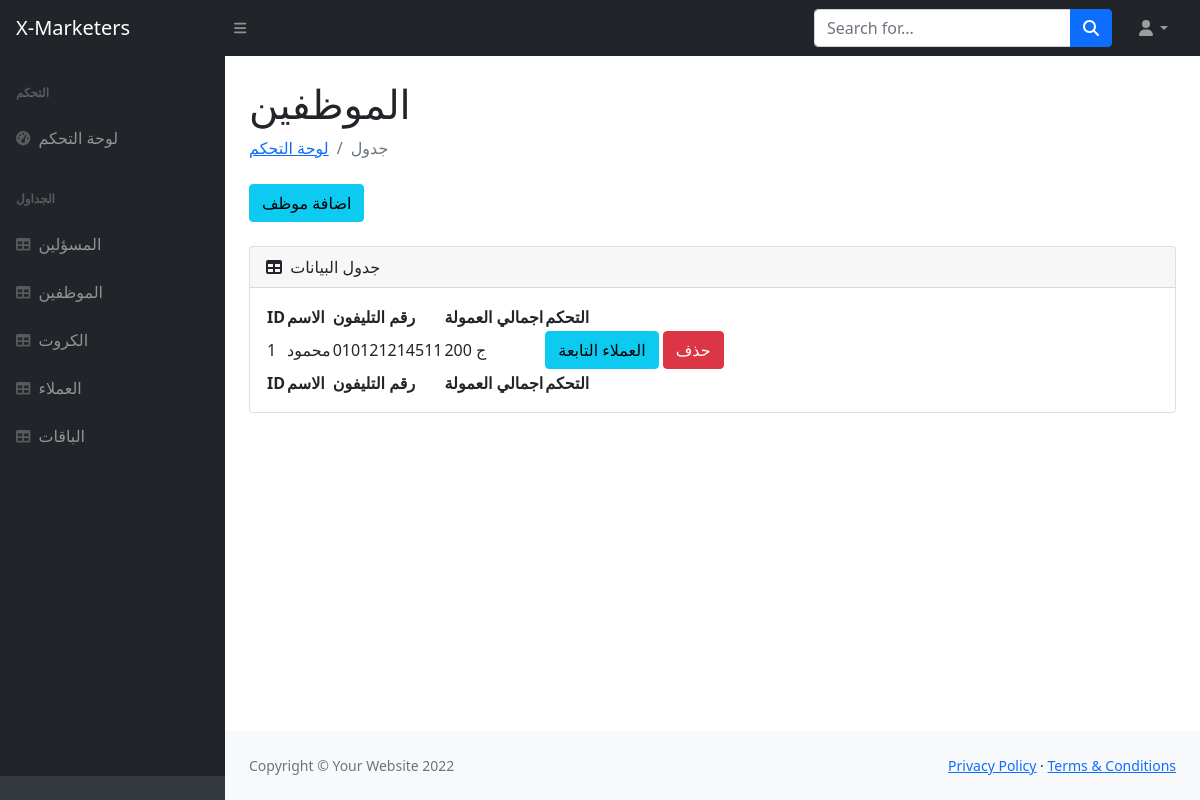
Screenshot of /admin/employee_table.php (signed in) with the database file from the repository.
### tables this page shows
CREATE TABLE `employee` (
  `id` int(11) NOT NULL,
  `username` varchar(255) NOT NULL,
  `password` varchar(100) NOT NULL,
  `phone` varchar(100) NOT NULL,
  `Total` int(11) NOT NULL,
  `priv` int(11) NOT NULL
);

### admin/design/employee/employee_table.php (the view, shortened to what this page needs)
<a type="button" class="btn btn-info" href="?action=add" >اضافة موظف</a>
<br />
<br />
<div class="card mb-4">
                            <div class="card-header">
                                <i class="fas fa-table me-1"></i>
                                جدول البيانات
                            </div>
                            <div class="card-body">
                                <table id="datatablesSimple">
                                    <thead>
                                        <tr>
                                            <th>ID</th>
                                            <th>الاسم</th>
                                            <th>رقم التليفون</th>
                                            <th>اجمالي العمولة</th>
                                            <th>التحكم</th>
                                        </tr>
                                    </thead>
                                    <tfoot>
                                        <tr>
                                            <th>ID</th>
                                            <th>الاسم</th>
                                            <th>رقم التليفون</th>
                                            <th>اجمالي العمولة</th>
                                            <th>التحكم</th>
                                        </tr>
                                    </tfoot>
                                    <tbody>
<?php
require_once "functions/conntact.php";
$select_employee    =   "SELECT * FROM employee";
$id    =    0;
$query  =   $conn -> query($select_employee);
foreach ($query as $employee) {
?>
                                        <tr>
                                            <td><?php echo ++$id?></td>
                                            <td><?php echo $employee["username"]?></td>
                                            <td><?php echo $employee["phone"]?></td>
                                            <td>
                                                <?php
                                                include "functions/employee/update_comm.php";
                                                ?>
                                                ج
                                            </td>
                                            <td>
                                                <a type="button" class="btn btn-info" href="?action=show&id=<?php echo $employee['id']?>" > العملاء التابعة</a>
                                                <button type="button" class="btn btn-danger" data-bs-toggle="modal" data-bs-target="#q<?= $employee['id'] ?>">
                                                حذف
                                                </button>
                                            </td>
                                        </tr>
<?php } ?>
                                    </tbody>
                                </table>

### admin/functions/employee/update_comm.php (shortened to what this page needs)
<?php
$id = $employee['id'];
        $query = "SELECT * FROM client WHERE employee_id = $id";
        $query_run = $conn -> query($query);
        $qty= 0;
        while ($num = $query_run -> fetch_assoc()) {
            $qty += $num['commoiswion'];
        }
        echo $qty;

### rows the page displays
employee: username "محمود", phone "010121214511", qty "200"
